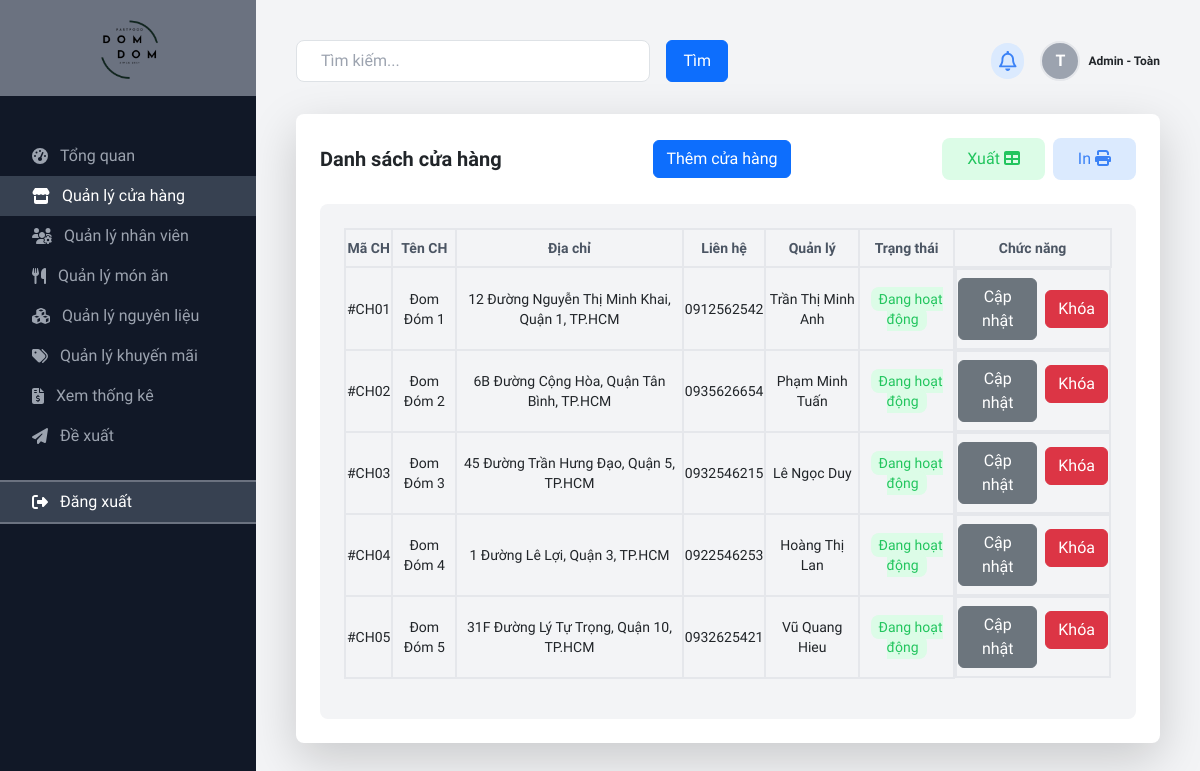
The page /view/page/admin/index.php?i=store (signed in) on the database as committed earlier.
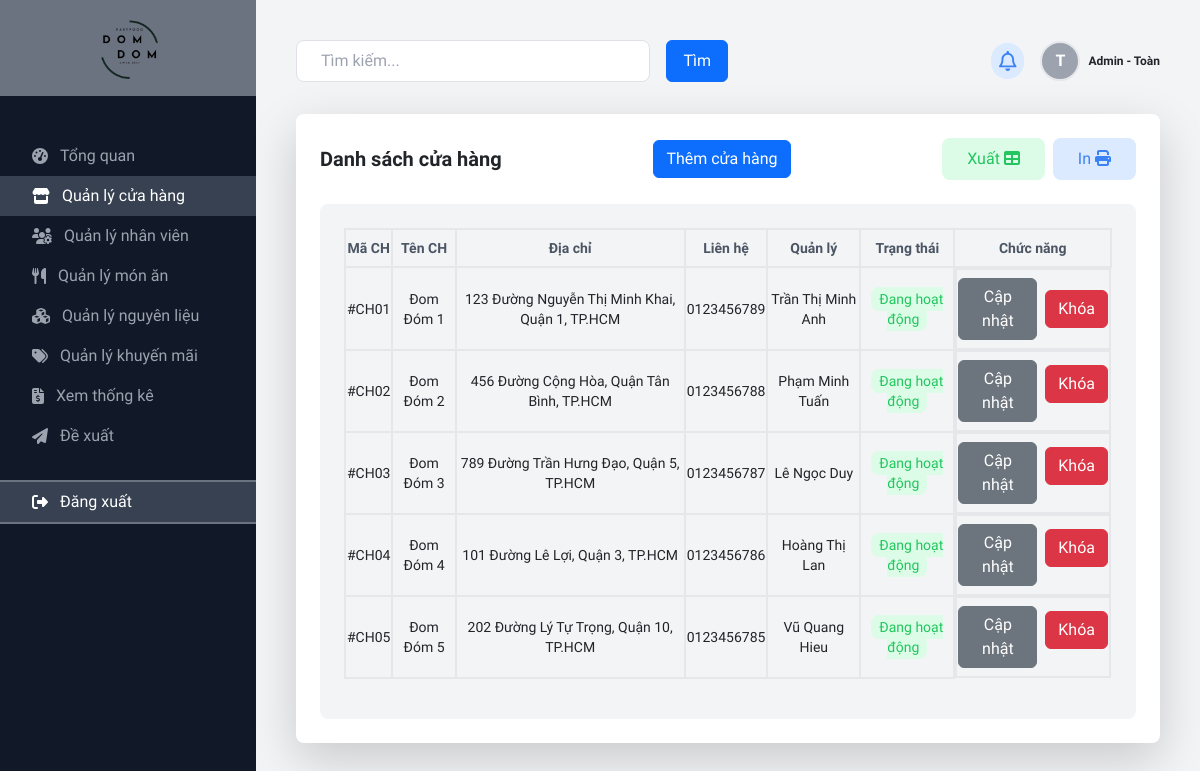
The same page on the database as committed later.
### tables this page shows
CREATE TABLE `user` (
  `userID` int(11) NOT NULL,
  `roleID` int(11) DEFAULT NULL,
  `userName` varchar(80) DEFAULT NULL,
  `email` varchar(50) DEFAULT NULL,
  `password` varchar(255) DEFAULT NULL,
  `dateBirth` date DEFAULT NULL,
  `sex` tinyint(1) DEFAULT NULL,
  `phoneNumber` varchar(20) DEFAULT NULL,
  `image` varchar(50) DEFAULT NULL,
  `storeID` int(11) NOT NULL,
  `status` int(11) DEFAULT 1
);

CREATE TABLE `store` (
  `storeID` int(11) NOT NULL,
  `storeName` varchar(50) DEFAULT NULL,
  `address` varchar(100) DEFAULT NULL,
  `status` varchar(50) DEFAULT 'Đang hoạt động',
  `contact` varchar(255) NOT NULL
);

### model/mUsers.php (called while the page is built, shortened)
<?php
class mUsers
{
    public function mGetUserByID($userID)
    {
        $db = new Database;
        $conn = $db->connect();
        $sql = "SELECT * FROM user WHERE userID = $userID";
        if ($conn != null)
            return $conn->query($sql);
        return 0;
    }
}

### controller/cUsers.php (called while the page is built, shortened)
<?php
class cUsers extends mUsers
{
    public function cGetUserByID($userID)
    {
        if ($this->mGetUserByID($userID) != 0)
            return $this->mGetUserByID($userID);
        else
            return 0;
    }
}

### view/page/admin/store/index.php (the view, shortened to what this page needs)
<div class="grid grid-cols-1 md:grid-cols-1 gap-6 mt-8">
    <div class="bg-white p-6 rounded-lg shadow-lg mb-6">
        <div class="flex justify-between items-center mb-4">
            <h2 class="text-xl font-semibold">Danh sách cửa hàng</h2>
            <div class="flex items-center">
                <button type="submit" class="btn btn-primary" data-bs-toggle="modal" data-bs-target="#insertModal">Thêm
                    cửa hàng</button>
            </div>
            <div class="flex items-center">
                <button
                    class="btn bg-green-100 text-green-500 py-2 px-4 rounded-lg mr-1 hover:bg-green-500 hover:text-white">Xuất
                    <i class="fa-solid fa-table"></i></button>
                <button
                    class="btn bg-blue-100 text-blue-500 py-2 px-4 rounded-lg ml-1 hover:bg-blue-500 hover:text-white">In
                    <i class="fa-solid fa-print"></i></button>
            </div>
        </div>
        <div class="h-fit bg-gray-100 rounded-lg p-6">
            <form action="" method="POST">
                <table class="text-sm w-full text-center">
                    <thead>
                        <tr>
                            <th class="text-gray-600 border-2 py-2">Mã CH</th>
                            <th class="text-gray-600 border-2 py-2">Tên CH</th>
                            <th class="text-gray-600 border-2 py-2">Địa chỉ</th>
                            <th class="text-gray-600 border-2 py-2">Liên hệ</th>
                            <th class="text-gray-600 border-2 py-2">Quản lý</th>
                            <th class="text-gray-600 border-2 py-2">Trạng thái</th>
                            <th class="text-gray-600 border-2 py-2">Chức năng</th>
                        </tr>
                    </thead>
                    <tbody>
                        <?php
                        $sql = "SELECT * FROM `store`";
                        $result = $conn->query($sql);
                        while ($row = $result->fetch_assoc()) {
                            $storeID = $row["storeID"];
                            $sql2 = "SELECT * FROM user WHERE userID = $storeID + 1";
                            $result2 = $conn->query($sql2);
                            $row2 = $result2->fetch_assoc();
                            echo "
                                    <tr>
                                        <td class='py-2 border-2'>#CH0" . $row["storeID"] . "</td>
                                        <td class='py-2 border-2'>" . $row["storeName"] . "</td>
                                        <td class='py-2 border-2'>" . $row["address"] . "</td>
                                        <td class='py-2 border-2'>" . $row["contact"] . "</td>
                                        <td class='py-2 border-2'>" . $row2["userName"] . "</td>
                                        <td class='py-2 border-2'>
                                            <span class='bg-" . ($row["status"] == 1 ? "green" : "red") . "-100 text-" . ($row["status"] == 1 ? "green" : "red") . "-500 py-1 px-2 rounded-lg'>" . ($row["status"] == 1 ? "Đang hoạt động" : "Ngừng hoạt động") . "</span>
                                        </td>
                                        <td class='py-2 border-2 flex justify-center items-center'>
                                            <button class='btn btn-secondary mr-1' name='btncapnhat' value='" . $row["storeID"] . "'>Cập nhật</button>
                                            <form method='POST' style='display:inline-block;'>
                                                <input type='hidden' name='storeID' value='" . $row['storeID'] . "'>
                                                <input type='hidden' name='btnkhoa' value='" . $row['status'] . "'>
                                                <button type='submit' class='btn btn-danger ml-1' name=btnkhoach>
                                                    " . ($row["status"] == 1 ? "Khóa" : "Mở") . "
                                                </button>
                                            </form>
                                        </td>
                                    </tr>
                                    ";
                        }
                        ?>
                    </tbody>
                </table>
            </form>
        </div>
    </div>
</div>

### view/page/admin/index.php (shortened to what this page needs)
<html lang="en">
<?php
include("../../../controller/cUsers.php");
?>
<head>
    <link href="../../css/all.css" rel="stylesheet" />
    <link href="../../css/bootstrap.min.css" rel="stylesheet">
    <script src="../../js/tailwindcss.js"></script>
</head>
<body class="bg-gray-900" style="scroll-behavior: smooth; font-family: 'Playwrite DE Grund', cursive;">
    <div class="flex flex-col md:flex-row" id="container">
        <div class=" w-full md:w-64" id="left">
            <div class="flex items-center justify-center h-20 w-full bg-gray-500 py-5">
                <a href="index.php">
                    <img src="../../../images/logo-nobg.png" alt="Logo" class="size-20">
                </a>
            </div>
            <nav class="mt-10">
                <a class="flex items-center py-2 px-8 text-gray-400 hover:bg-gray-700 hover:text-white adnav" id="admin"
                    href="index.php">
                    <i class="fas fa-tachometer-alt mr-3"></i>Tổng quan
                </a>
                <a class="flex items-center py-2 px-8 text-gray-400 hover:bg-gray-700 hover:text-white adnav" id="store"
                    href="index.php?i=store">
                    <i class="fa-solid fa-store mr-3"></i>Quản lý cửa hàng
                </a>
                <a class="flex items-center py-2 px-8 text-gray-400 hover:bg-gray-700 hover:text-white adnav"
                    id="employee" href="index.php?i=employee">
                    <i class="fa-solid fa-users-gear mr-3"></i></i>Quản lý nhân viên
                </a>
                <a class="flex items-center py-2 px-8 text-gray-400 hover:bg-gray-700 hover:text-white adnav" id="dish"
                    href="index.php?i=dish">
                    <i class="fa-solid fa-utensils mr-3"></i>Quản lý món ăn
                </a>
                <a class="flex items-center py-2 px-8 text-gray-400 hover:bg-gray-700 hover:text-white adnav"
                    id="ingredient" href="index.php?i=ingredient">
                    <i class="fa-solid fa-cubes mr-3"></i>Quản lý nguyên liệu
                </a>
                <a class="flex items-center py-2 px-8 text-gray-400 hover:bg-gray-700 hover:text-white adnav"
                    id="promotion" href="index.php?i=promotion">
                    <i class="fa-solid fa-tags mr-3"></i>Quản lý khuyến mãi
                </a>
                <a class="flex items-center py-2 px-8 text-gray-400 hover:bg-gray-700 hover:text-white adnav"
                    id="revenue" href="index.php?i=revenue">
                    <i class="fa-solid fa-file-invoice-dollar mr-3"></i>Xem thống kê
                </a>
                <a class="flex items-center py-2 px-8 text-gray-400 hover:bg-gray-700 hover:text-white adnav"
                    id="proposal" href="index.php?i=proposal">
                    <i class="fa-solid fa-paper-plane mr-3"></i>Đề xuất
                </a>
                <a href="#" onclick="logout()"
                    class="flex items-center py-2 px-8 text-white border-y-2 bg-gray-700 border-gray-500 mt-4 hover:bg-gray-700 hover:text-white adnav">
                    <i class="fa-solid fa-right-from-bracket mr-3"></i>Đăng xuất
                </a>
            </nav>
        </div>
        <div class="bg-gray-100 flex-1 p-6 pb-2 md:p-10" id="right">
            <div class="flex justify-between items-center mb-6 hover:cursor-pointer">
                <div class="relative w-1/2 flex">
                    <input class="w-full py-2 px-4 mr-2 rounded-lg border border-gray-300" placeholder="Tìm kiếm..."
                        type="text" />
                    <button type="submit" class="btn btn-primary ml-2 px-3">Tìm</button>
                </div>
                <div class="flex items-center hover:cursor-pointer">
                    <div
                        class="ml-4 bg-blue-100 text-blue-500 p-2 rounded-full text-xl hover:bg-red-500 hover:text-white">
                        <i class="fa-regular fa-bell"></i>
                    </div>
                    <div class="ml-4 flex items-center relative user-container">
                        <div
                            class="rounded-full mr-1 border-solid bg-gray-400 text-white font-bold border-2 w-10 h-10 flex justify-center items-center">
                            <div class="">
                                <?php
                                $ctrl = new cUsers;
                                if ($ctrl->cGetUserByID($_SESSION["user"][0]) != 0) {
                                    $result = $ctrl->cGetUserByID($_SESSION["user"][0]);
                                    $row = $result->fetch_assoc();
                                    $fullName = $row["userName"];
                                    $name = end(explode(" ", $fullName));
                                    $firstLetter = substr($name, 0, 1);
                                    echo $firstLetter;
                                } else
                                    echo "";
                                ?>
                            </div>
                        </div>
                        <span class="text-xs font-bold ml-1"> Admin -
                            <?php
                            echo $name;
                            ?>
                        </span>
                    </div>
                </div>
            </div>
            <?php
            $i = "";
            if (isset($_REQUEST["i"])) {
                $i = $_REQUEST["i"];
            } else {
                $i = "home";
            }
            if ($i != "home") {
                require("" . $_REQUEST["i"] . "/index.php");
            } else {
                require("home/index.php");
            }
            ?>
        </div>
    </div>
</body>
</html>

### view/page/admin/index.php (style rules this page uses)
.activeAd { background-color: rgb(55 65 81); color: #FFF !important; }

Rows that differ between the two databases and show on the page:
changed store "Đom Đóm 1": address "12 Đường Nguyễn Thị Minh Khai, Quận 1, TP.HCM" → "123 Đường Nguyễn Thị Minh Khai, Quận 1, TP.HCM"; contact "0912562542" → "0123456789"
changed store "Đom Đóm 2": address "6B Đường Cộng Hòa, Quận Tân Bình, TP.HCM" → "456 Đường Cộng Hòa, Quận Tân Bình, TP.HCM"; contact "0935626654" → "0123456788"
changed store "Đom Đóm 3": address "45 Đường Trần Hưng Đạo, Quận 5, TP.HCM" → "789 Đường Trần Hưng Đạo, Quận 5, TP.HCM"; contact "0932546215" → "0123456787"
changed store "Đom Đóm 4": address "1 Đường Lê Lợi, Quận 3, TP.HCM" → "101 Đường Lê Lợi, Quận 3, TP.HCM"; contact "0922546253" → "0123456786"
changed store "Đom Đóm 5": address "31F Đường Lý Tự Trọng, Quận 10, TP.HCM" → "202 Đường Lý Tự Trọng, Quận 10, TP.HCM"; contact "0932625421" → "0123456785"
